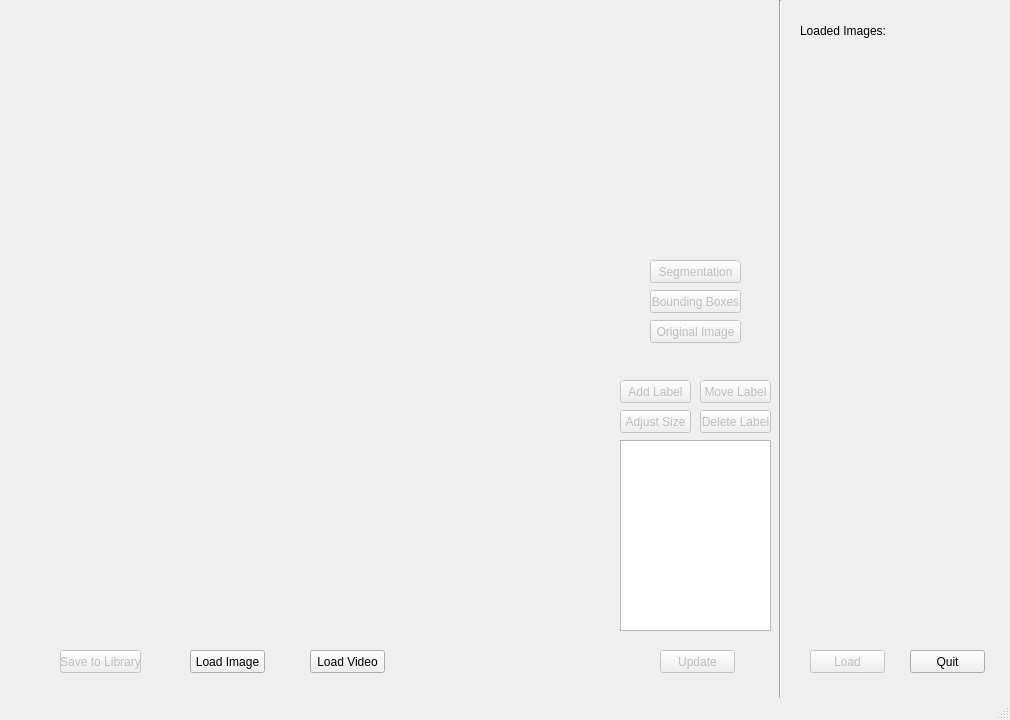
<?xml version="1.0" encoding="UTF-8"?>
<ui version="4.0">
 <class>MainWindow</class>
 <widget class="QMainWindow" name="MainWindow">
  <property name="enabled">
   <bool>true</bool>
  </property>
  <property name="geometry">
   <rect>
    <x>0</x>
    <y>0</y>
    <width>1010</width>
    <height>720</height>
   </rect>
  </property>
  <property name="sizePolicy">
   <sizepolicy hsizetype="Maximum" vsizetype="Minimum">
    <horstretch>0</horstretch>
    <verstretch>0</verstretch>
   </sizepolicy>
  </property>
  <property name="focusPolicy">
   <enum>Qt::NoFocus</enum>
  </property>
  <property name="windowTitle">
   <string>Automatic Image Annotation</string>
  </property>
  <property name="autoFillBackground">
   <bool>false</bool>
  </property>
  <property name="dockOptions">
   <set>QMainWindow::AllowTabbedDocks|QMainWindow::AnimatedDocks</set>
  </property>
  <widget class="QWidget" name="centralwidget">
   <property name="sizePolicy">
    <sizepolicy hsizetype="Expanding" vsizetype="Expanding">
     <horstretch>0</horstretch>
     <verstretch>0</verstretch>
    </sizepolicy>
   </property>
   <widget class="QPushButton" name="loadIm">
    <property name="geometry">
     <rect>
      <x>190</x>
      <y>650</y>
      <width>75</width>
      <height>23</height>
     </rect>
    </property>
    <property name="text">
     <string>Load Image</string>
    </property>
   </widget>
   <widget class="QPushButton" name="qbtn">
    <property name="geometry">
     <rect>
      <x>910</x>
      <y>650</y>
      <width>75</width>
      <height>23</height>
     </rect>
    </property>
    <property name="text">
     <string>Quit</string>
    </property>
    <property name="autoDefault">
     <bool>false</bool>
    </property>
   </widget>
   <widget class="QLabel" name="loadedImgLbl">
    <property name="geometry">
     <rect>
      <x>190</x>
      <y>20</y>
      <width>71</width>
      <height>21</height>
     </rect>
    </property>
    <property name="text">
     <string/>
    </property>
   </widget>
   <widget class="Line" name="line">
    <property name="geometry">
     <rect>
      <x>770</x>
      <y>0</y>
      <width>20</width>
      <height>800</height>
     </rect>
    </property>
    <property name="orientation">
     <enum>Qt::Vertical</enum>
    </property>
   </widget>
   <widget class="QLabel" name="libraryLabel">
    <property name="geometry">
     <rect>
      <x>800</x>
      <y>20</y>
      <width>91</width>
      <height>21</height>
     </rect>
    </property>
    <property name="text">
     <string>Loaded Images:</string>
    </property>
   </widget>
   <widget class="QPushButton" name="saveToLib">
    <property name="enabled">
     <bool>false</bool>
    </property>
    <property name="geometry">
     <rect>
      <x>60</x>
      <y>650</y>
      <width>81</width>
      <height>23</height>
     </rect>
    </property>
    <property name="text">
     <string>Save to Library</string>
    </property>
   </widget>
   <widget class="QTableWidget" name="detailsTable">
    <property name="geometry">
     <rect>
      <x>620</x>
      <y>440</y>
      <width>151</width>
      <height>191</height>
     </rect>
    </property>
    <property name="sizeAdjustPolicy">
     <enum>QAbstractScrollArea::AdjustToContents</enum>
    </property>
   </widget>
   <widget class="QPushButton" name="loadVid">
    <property name="geometry">
     <rect>
      <x>310</x>
      <y>650</y>
      <width>75</width>
      <height>23</height>
     </rect>
    </property>
    <property name="text">
     <string>Load Video</string>
    </property>
   </widget>
   <widget class="QPushButton" name="updateBoxes">
    <property name="enabled">
     <bool>false</bool>
    </property>
    <property name="geometry">
     <rect>
      <x>660</x>
      <y>650</y>
      <width>75</width>
      <height>23</height>
     </rect>
    </property>
    <property name="text">
     <string>Update</string>
    </property>
   </widget>
   <widget class="QPushButton" name="boundingBoxes">
    <property name="enabled">
     <bool>false</bool>
    </property>
    <property name="geometry">
     <rect>
      <x>650</x>
      <y>290</y>
      <width>91</width>
      <height>23</height>
     </rect>
    </property>
    <property name="text">
     <string>Bounding Boxes</string>
    </property>
   </widget>
   <widget class="QPushButton" name="segmentationButton">
    <property name="enabled">
     <bool>false</bool>
    </property>
    <property name="geometry">
     <rect>
      <x>650</x>
      <y>260</y>
      <width>91</width>
      <height>23</height>
     </rect>
    </property>
    <property name="text">
     <string>Segmentation</string>
    </property>
   </widget>
   <widget class="QPushButton" name="addLabel">
    <property name="enabled">
     <bool>false</bool>
    </property>
    <property name="geometry">
     <rect>
      <x>620</x>
      <y>380</y>
      <width>71</width>
      <height>23</height>
     </rect>
    </property>
    <property name="text">
     <string>Add Label</string>
    </property>
   </widget>
   <widget class="QPushButton" name="moveLabel">
    <property name="enabled">
     <bool>false</bool>
    </property>
    <property name="geometry">
     <rect>
      <x>700</x>
      <y>380</y>
      <width>71</width>
      <height>23</height>
     </rect>
    </property>
    <property name="text">
     <string>Move Label</string>
    </property>
   </widget>
   <widget class="QPushButton" name="adjustSize">
    <property name="enabled">
     <bool>false</bool>
    </property>
    <property name="geometry">
     <rect>
      <x>620</x>
      <y>410</y>
      <width>71</width>
      <height>23</height>
     </rect>
    </property>
    <property name="text">
     <string>Adjust Size</string>
    </property>
   </widget>
   <widget class="QPushButton" name="deleteLabel">
    <property name="enabled">
     <bool>false</bool>
    </property>
    <property name="geometry">
     <rect>
      <x>700</x>
      <y>410</y>
      <width>71</width>
      <height>23</height>
     </rect>
    </property>
    <property name="text">
     <string>Delete Label</string>
    </property>
   </widget>
   <widget class="QPushButton" name="originalImage">
    <property name="enabled">
     <bool>false</bool>
    </property>
    <property name="geometry">
     <rect>
      <x>650</x>
      <y>320</y>
      <width>91</width>
      <height>23</height>
     </rect>
    </property>
    <property name="text">
     <string>Original Image</string>
    </property>
   </widget>
   <widget class="QPushButton" name="loadBtn">
    <property name="enabled">
     <bool>false</bool>
    </property>
    <property name="geometry">
     <rect>
      <x>810</x>
      <y>650</y>
      <width>75</width>
      <height>23</height>
     </rect>
    </property>
    <property name="text">
     <string>Load</string>
    </property>
    <property name="autoDefault">
     <bool>false</bool>
    </property>
   </widget>
  </widget>
  <widget class="QMenuBar" name="menubar">
   <property name="geometry">
    <rect>
     <x>0</x>
     <y>0</y>
     <width>1010</width>
     <height>21</height>
    </rect>
   </property>
  </widget>
  <widget class="QStatusBar" name="statusbar"/>
 </widget>
 <resources/>
 <connections/>
</ui>
